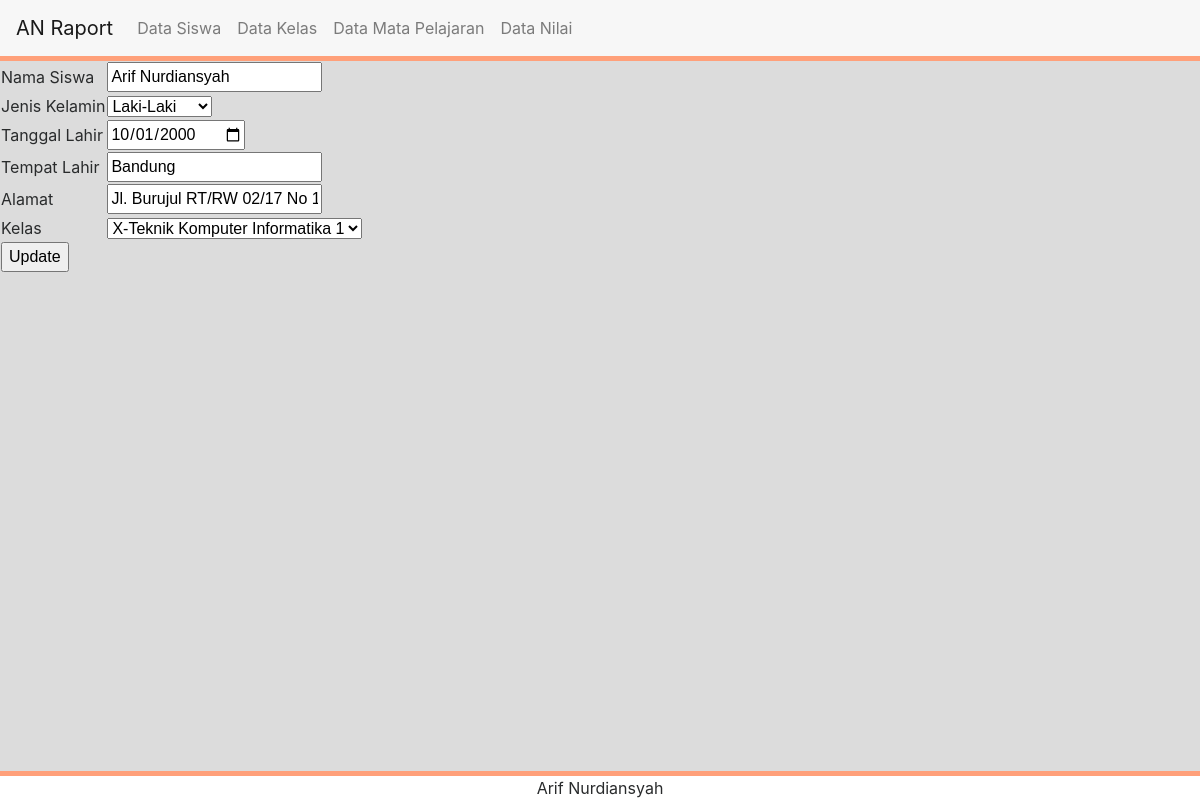
/Raport/edit/data_siswa/nis/151610383, run on an earlier commit of the app's database.
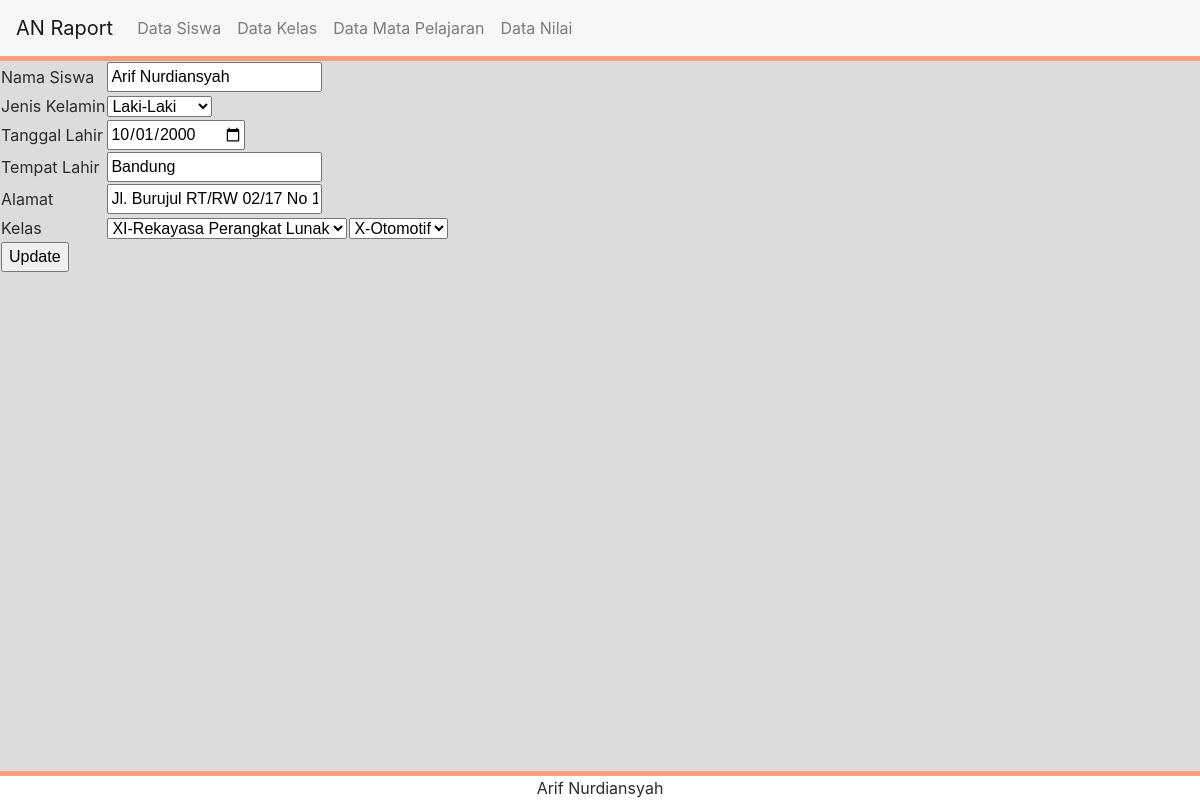
And on a later commit of the database.
### tables this page shows
CREATE TABLE `data_siswa` (
  `nis` varchar(25) NOT NULL,
  `nama_siswa` varchar(50) NOT NULL,
  `jenis_kelamin` enum('Laki-Laki','Perempuan') NOT NULL,
  `tgl_lahir` date NOT NULL,
  `tempat_lahir` varchar(50) NOT NULL,
  `alamat` text NOT NULL,
  `kelas` int(11) NOT NULL
);

CREATE TABLE `data_kelas` (
  `id_kelas` int(11) NOT NULL,
  `grade` varchar(5) NOT NULL,
  `nama_kelas` varchar(50) NOT NULL,
  `kuota` int(11) NOT NULL DEFAULT '35'
);

### application/controllers/Raport.php (called while the page is built, shortened)
<?php
    class Raport extends CI_Controller{
        public function edit($table){
            $data['kolom']=$this->uri->segment(4);
            $data['id']=$this->uri->segment(5);
            $data['kelas']=$this->m_crud->get('data_kelas')->result();
            $data['mapel']=$this->m_crud->get('mata_pelajaran')->result();
            $data['title']="Edit Data";
            $data['table']=$table;
            $kolom=$this->uri->segment(4);
            $id=$this->uri->segment(5);
            $where=array(
                    $kolom=>$id
            );
            $data['resource']=$this->m_crud->get($table,$where)->result();
            $this->load->view("header",$data);
            $this->load->view("edit_data",$data);
            $this->load->view("footer");
        }
    }
?>

### index.php (called while the page is built, shortened)
<?php
require_once BASEPATH.'core/CodeIgniter.php';

### application/models/M_Crud.php (called while the page is built, shortened)
<?php
    class M_Crud extends CI_Model{
        public function get($table,$where=""){
            if($table=="data_siswa"){
                $this->db->select('*');
                $this->db->from('data_siswa');
                if($where!=""){
                $this->db->where($where);
                }
                $this->db->join('data_kelas', 'data_kelas.id_kelas = data_siswa.kelas');
                $query = $this->db->get();
                return $query;
            }else{
            return $this->db->get($table,$where);
            }
        }
    }
?>

### application/views/edit_data.php (the view, shortened to what this page needs)
<body>
    <table>
        <form action="<?php echo base_url()."CRUD/edit/".$table."/".$kolom."/".$id ?>" method="post">
        <?php
            if($table=="data_kelas"){
                foreach($resource as $k){
        ?>
            <input type="hidden" value="<?php echo $k->id_kelas ?>">
            <tr>
                <td>Grade</td>
                <td><input type="text" name="grade" required value="<?php echo $k->grade ?>"></td>
            </tr>
            <tr>
                <td>Nama Kelas</td>
                <td><input type="text" name="nama_kelas" required value="<?php echo $k->nama_kelas ?>"></td>
            </tr>
            <tr>
                <td>Kuota</td>
                <td><input type="text" name="kuota" required value="<?php echo $k->kuota ?>"></td>
            </tr>
        <?php
                }
            }else if($table=="data_siswa"){
                foreach($resource as $s){
        ?>
            <tr>
                <td>Nama Siswa</td>
                <td><input type="text" name="nama" value="<?php echo $s->nama_siswa ?>" required></td>
            </tr>
            <tr>
                <td>Jenis Kelamin</td>
                <td>
                    <select name="jenis_kelamin">
                        <option value="Laki-Laki">Laki-Laki</option>
                    </select>
                </td>
            </tr>
            <tr>
                <td>Tanggal Lahir</td>
                <td><input type="date" name="tgl_lahir" value="<?php echo $s->tgl_lahir ?>" required></td>
            </tr>
            <tr>
                <td>Tempat Lahir</td>
                <td><input type="text" name="tempat_lahir" value="<?php echo $s->tempat_lahir ?>" required></td>
            </tr>
            <tr>
                <td>Alamat</td>
                <td><input type="textarea" name="alamat" value="<?php echo $s->alamat ?>" required></td>
            </tr>
            <tr>
                <td>Kelas</td>
                <?php
                }
                foreach($kelas as $k){
                ?>
                <td>
                    <select name="kelas">
                        <option value="<?php echo $k->id_kelas ?>"><?php echo $k->grade."-".$k->nama_kelas ?></option>
                    </select>
                </td>
        <?php
                    }
        ?>
            </tr>
        <?php
            }else if($table=="mata_pelajaran"){
                foreach($resource as $m){
        ?>
            <tr>
                <td>Mata Pelajaran</td>
                <td><input type="text" name="mata_pelajaran" required value="<?php echo $m->mata_pelajaran ?>"></td>
            </tr>
        <?php
                }
            }else if($table=="data_nilai"){
                foreach($resource as $n){
        ?>
            <tr>
                <td>Nama</td>
                <td><input type="text" value="<?php echo $n->nama_siswa ?>" disabled></td>
            </tr>
            <tr>
                <td>Kelas</td>
                <td><input type="text" value="<?php echo $n->grade.'-'.$n->nama_kelas ?>" disabled></td>
            </tr>
           <tr>
                <td>Mata Pelajaran</td>
                <td>
                    <select name="mata_pelajaran">
                 <?php
                foreach($mapel as $m){
                ?>
                        <option value="<?php echo $n->id_mapel ?>"><?php echo $m->mata_pelajaran ?></option>
                <?php
                    }
                ?>
                    </select>
                </td>
            </tr>
            <tr>
                <td>Jenis Nilai</td>
                <td><input type="text" name="jenis_nilai" value="<?php echo $n->jenis_nilai ?>" required></td>
            </tr>
            <tr>
                <td>Nilai</td>
                <td><input type="number" name="nilai" value="<?php echo $n->nilai ?>" required></td>
            </tr>
        <?php
                }
            }
        ?>
            <tr>
                <td colspan="2"><button type="submit">Update</button></td>
            </tr>
        </form>
    </table>
</body>

### application/views/header.php (shortened to what this page needs)
<!DOCTYPE html>
<html>
    <head>
        <link href="<?php echo base_url()."assets/css/bootstrap.min.css" ?>" rel="stylesheet">
        <link href="<?php echo base_url()."assets/css/style.css" ?>" rel="stylesheet">
        <link href="<?php echo base_url()."assets/css/font-awesome.min.css" ?>" rel="stylesheet">
    </head>
    <body>
        <header>
            <nav class="navbar navbar-toggleable-md navbar-light bg-faded">
              <a class="navbar-brand brand-text" href="<?php echo base_url() ?>">AN Raport</a>
              <div class="collapse navbar-collapse" id="navbarNav">
                <ul class="navbar-nav">
                    <li class="nav-item">
                        <a class="nav-link" href="<?php echo base_url()."raport/data/data_siswa" ?>">Data Siswa</a>
                    </li>
                    <li class="nav-item">
                        <a class="nav-link" href="<?php echo base_url()."raport/data/data_kelas" ?>">Data Kelas</a>
                    </li>
                    <li class="nav-item">
                        <a class="nav-link" href="<?php echo base_url()."raport/data/mata_pelajaran" ?>">Data Mata Pelajaran</a>
                    </li>
                    <li class="nav-item">
                        <a class="nav-link" href="<?php echo base_url()."raport/data/data_nilai" ?>">Data Nilai</a>
                    </li>
                </ul>
              </div>
            </nav>
        </header>

### application/views/footer.php
<footer>
    Arif Nurdiansyah
</footer>
</body>
</html>

### assets/css/style.css (style rules this page uses)
header { border-bottom:5px solid lightsalmon; }
body { background-color: gainsboro; }
footer { background-color: white; border-top: 5px solid lightsalmon; bottom:0px; width: 100%; text-align: center; position: absolute; }

What changed in the data, as far as the page shows it:
removed data_kelas: kelas "X-Teknik Komputer Informatika 1"
added data_kelas: kelas "XI-Rekayasa Perangkat Lunak"
added data_kelas: kelas "X-Otomotif"
